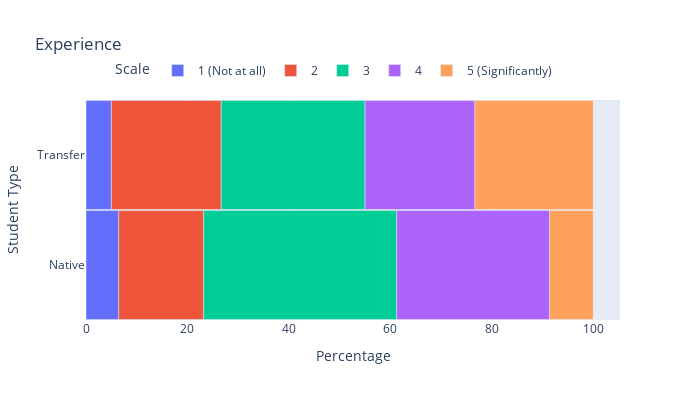

The code cell stored with this chart in its notebook:
### Code cell
graphTitle = "Experience"
X_title = "Percentage"
Y_title = "Student Type"

transferDistribution = [0,0,0,0,0]
nativeDistribution = [0,0,0,0,0]
for i in transfer.index:
    transferDistribution[int(transfer["Experience"][i])-1] += 1;

for i in native.index:
    nativeDistribution[int(native["Experience"][i])-1] += 1;

sumN = sum(nativeDistribution)
sumT = sum(transferDistribution)
for i in range(5):
    nativeDistribution[i] /= sumN/100
    transferDistribution[i] /= sumT/100

d = {
'Who' : ["Transfer", "Native"],
'1 (Not at all)' : [transferDistribution[0],nativeDistribution[0]],
'2' : [transferDistribution[1],nativeDistribution[1]],
'3' : [transferDistribution[2],nativeDistribution[2]],
'4' : [transferDistribution[3],nativeDistribution[3]],
'5 (Significantly)' :[transferDistribution[4],nativeDistribution[4]]
}
df = pd.DataFrame(d)

fig = go.Figure()
for col in df.columns[1:]:
    fig.add_trace(go.Bar(x= df[col],
                         y =df['Who'],
                         orientation='h',
                         name= col,
                         hovertemplate="%{y}: %{x}"))    

fig.update_layout(title=graphTitle,
                  xaxis_title=X_title,
                  yaxis_title=Y_title,
                  legend_title="Scale",
                  barmode='relative', 
                  height=400, 
                  width=700, 
                  yaxis_autorange='reversed',
                  bargap=0.01,
                  legend_orientation ='h',
                  legend_x=0.05, legend_y=1.2
                 )

fig.show()

ttest_results = stats.ttest_ind(transfer["Experience"], native["Experience"])
utest_results = stats.mannwhitneyu(transfer["Experience"], native["Experience"])
print(ttest_results)
print(utest_results)

### Figure 1 — Plotly figure (JSON) as saved in the notebook; plotly's stock layout.template omitted (floating-point values rounded to 4 significant figures)
{"data": [{"hovertemplate": "%{y}: %{x}", "name": "1 (Not at all)", "orientation": "h", "type": "bar", "x": [5, 6.459], "y": ["Transfer", "Native"]}, {"hovertemplate": "%{y}: %{x}", "name": "2", "orientation": "h", "type": "bar", "x": [21.67, 16.75], "y": ["Transfer", "Native"]}, {"hovertemplate": "%{y}: %{x}", "name": "3", "orientation": "h", "type": "bar", "x": [28.33, 38.04], "y": ["Transfer", "Native"]}, {"hovertemplate": "%{y}: %{x}", "name": "4", "orientation": "h", "type": "bar", "x": [21.67, 30.14], "y": ["Transfer", "Native"]}, {"hovertemplate": "%{y}: %{x}", "name": "5 (Significantly)", "orientation": "h", "type": "bar", "x": [23.33, 8.612], "y": ["Transfer", "Native"]}], "layout": {"bargap": 0.01, "barmode": "relative", "height": 400, "legend": {"orientation": "h", "title": {"text": "Scale"}, "x": 0.05, "y": 1.2}, "title": {"text": "Experience"}, "width": 700, "xaxis": {"title": {"text": "Percentage"}}, "yaxis": {"autorange": "reversed", "title": {"text": "Student Type"}}}}
